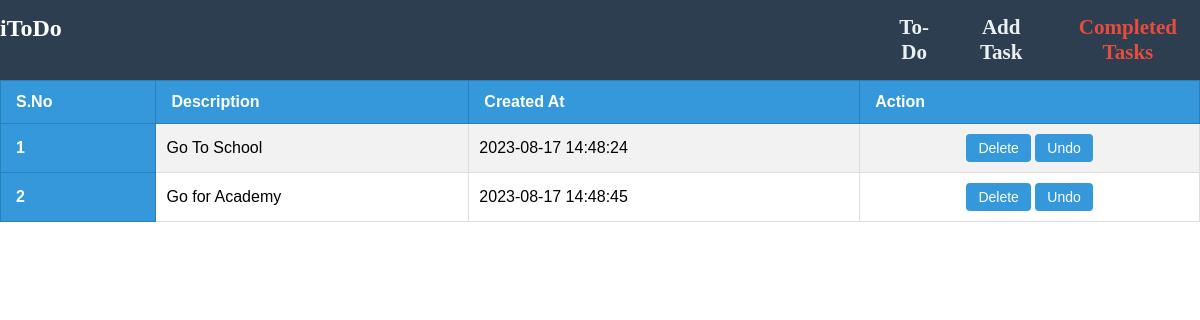
The app's page /completed_task.php with its own data.
### tables this page shows
CREATE TABLE `tasks` (
  `id` int(11) NOT NULL,
  `description` text NOT NULL,
  `completed` tinyint(1) NOT NULL,
  `created_at` datetime NOT NULL DEFAULT current_timestamp()
);

### completed_task.php (the view, shortened to what this page needs)
 <?php
    include 'config.php';
?>
<!DOCTYPE html>
<html lang="en">
<head>
    <link rel="stylesheet" href="style.css">
</head>
<body background="task3.jpg">
<center>
<?php include('navbar.php'); ?>
<table border="1">
    <tr>
    <th>S.No</th>
    <th>Description</th>
    <th>Created At</th>
    <th>Action</th>
</tr>
<?php
    $sql = "SELECT * FROM `tasks` WHERE completed = 1";
    $result = mysqli_query($conn, $sql);
    while($row = mysqli_fetch_assoc($result)){
        echo "<tr>
        <th scope='row'>". $row['id']. "</th>
        <td>";
        $descriptionLines = explode("\n", $row['description']);
        if (count($descriptionLines) > 2) {
            echo nl2br(implode("\n", array_slice($descriptionLines, 0, 2)));
            echo "<br><button onclick=\"showFullDescription('desc$row[id]')\" class='button3'>Preview</button>";
            echo "<div id=\"desc$row[id]\" style=\"display: none;\">". nl2br($row['description']) ."</div>";
        } else {
            echo nl2br($row['description']);
        }
        echo "</td>
        <td>". $row['created_at']. "</td>
        <td>
            <a href='completed_task.php?delete=".$row['id']."' class='bton'>Delete</a>
            <a href='completed_task.php?undo=".$row['id']."' onclick='return confirmUndo()' class='bton'>Undo</a>
        </td>
        </tr>";
    }
?>
</table>
</center>
</body>
</html>

### style.css (style rules this page uses)
* { margin: 0px; padding: 0px; }
table { width: 100%; border-collapse: collapse; margin-bottom: 20px; font-family: Arial, sans-serif; }
table th { background-color: #3498db; border: 1px solid #2980b9; padding: 12px 15px; text-align: left; color: white; }
table td { border: 1px solid #ddd; padding: 10px; }
table tr:nth-child(even) { background-color: #f2f2f2; }
table td:last-child { text-align: center; }
.bton { display: inline-block; padding: 6px 12px; background-color: #3498db; color: white; border: none; border-radius: 4px; text-align: center; text-decoration: none; font-size: 14px; cursor: pointer; transition: background-color 0.3s ease; }

### completed_task.php (style rules this page uses)
.bton { display: inline-block; padding: 6px 12px; background-color: #3498db; color: white; border: none; border-radius: 4px; text-align: center; text-decoration: none; font-size: 14px; cursor: pointer; transition: background-color 0.3s ease; }

### records on screen
tasks: id "1", description "Go To School", created_at "2023-08-17 14:48:24"
tasks: id "2", description "Go for Academy", created_at "2023-08-17 14:48:45"
